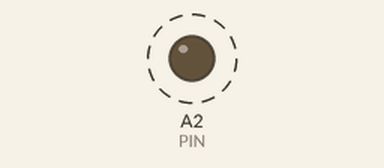
This sketch was run on a simulated Arduino Uno, built with avr-gcc and run on an emulated ATmega328P. On the bench: output pins drawn as LEDs (lit = HIGH). Dashed ring = blinking.

Above: at 0.2 s.
Timing chart, 0 to 3.0 s (numbered marks = the images above):
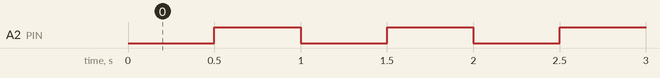

Measured:
- by itself, A2 (PIN): alternates HIGH for 0.50 s and LOW for 0.50 s

The sketch:

led.ino
```cpp
#define PIN A2
int state = 0;

void setup() {
    //tell the device we want to write to this pin
    pinMode(PIN, OUTPUT);
}
void loop() {
    //alternate the PIN between high and low
    digitalWrite(PIN, (state) ? HIGH : LOW);

    //invert the state
    state = !state;

    //wait half a second
    delay(500);
}
```
